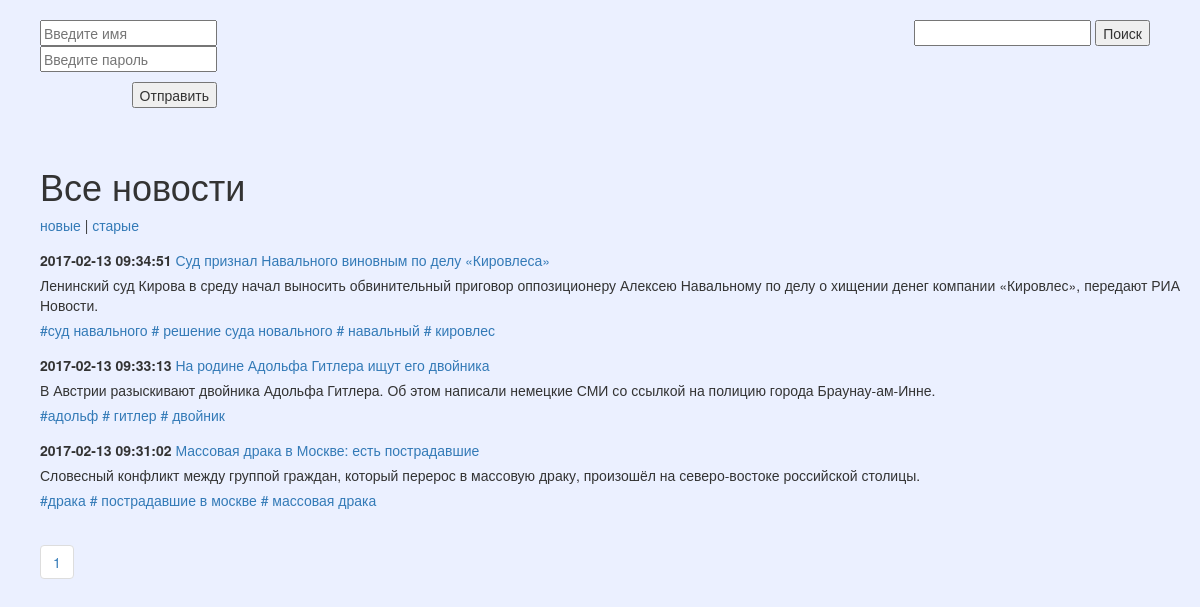
The page / on the database its author committed.
### tables this page shows
CREATE TABLE `post` (
  `post_id` bigint(20) UNSIGNED NOT NULL,
  `post_title` varchar(255) DEFAULT NULL,
  `post_min_text` text,
  `post_text` text,
  `post_create_datetime` timestamp NULL DEFAULT NULL,
  `post_update_datetime` timestamp NOT NULL DEFAULT CURRENT_TIMESTAMP ON UPDATE CURRENT_TIMESTAMP
);

### include/pagination.php (the view, shortened to what this page needs)
<?php
require_once 'db.php';
$items    = array();
$html     = NULL;
$limit    = 4;
$start    = isset($_GET['page'])   ? intval( $_GET['page'] )   : 0 ;
if ($_GET['sort'] == "new") {
	$sql = $link->query("SELECT post.* , group_concat(tag.tag_title) as tags FROM post LEFT JOIN post_to_tag USING (post_id) LEFT JOIN tag USING (tag_id) group by post.post_id  LIMIT $start,$limit ");
} else $sql = $link->query("SELECT post.* , group_concat(tag.tag_title) as tags FROM post LEFT JOIN post_to_tag USING (post_id) LEFT JOIN tag USING (tag_id) group by post.post_id DESC LIMIT $start,$limit ");
$res_select = $sql->fetchAll(PDO::FETCH_ASSOC);
if( is_array($items) ) {
    for($i=0;$i<count($res_select);$i++) { ?>
        	<div class="note">
				<p>
					<span class="date"><?=$res_select[$i]['post_create_datetime'];?></span>
					<a href="include/note.php?id=<?=$res_select[$i]['post_id']?>"><?=$res_select[$i]['post_title'];?></a>
				</p>
				<p>
					<?=$res_select[$i]['post_min_text'];?>
				</p>
				<?php if ($res_select[$i]['tags']) {
					     $value['tags'] = explode(',', $res_select[$i]['tags']);
					     foreach ($value['tags'] as $tag) {
					     	    ?>
                                  <span class="print_tag">
                                        <a href='include/posttotag.php?tag=<?=$tag?>'><?="#".$tag?></a>
                                  </span>
					     <?php  } ?>
				<?php } ?>
			</div>
     <?php
    }
}
$sql_count = $link ->query("SELECT COUNT(post_id) AS count FROM post");
$allItems_count = $sql_count->fetch(PDO::FETCH_OBJ)->count;
$pageCount = ceil( $allItems_count / $limit);
for( $i = 0; $i < $pageCount; $i++ ) {
    $html .= '<li><a href="index.php?page=' . ($i * $limit)  . '">' . ($i + 1)  . '</a></li>';
}
echo '<ul class="pagination">' . $html . '</ul>';

### index.php (shortened to what this page needs)
<?php
require_once '/include/valid.php';
?>
<!DOCTYPE html>
<html lang="ru">
	<head>
		<link rel="stylesheet" href="css/bootstrap.css">
		<link rel="stylesheet" href="css/styless.css">
	</head>
	<body>
	        <div id="login_form" style=" margin-top: 10px; margin-right: 50px; text-align: right; ">
	          <?php if (!$_SESSION['logined']):?>
                    <form action="" method="post" class="" id="reg">
                          <input type="text" name="name" placeholder="Введите имя"><br>
                          <input type="password" name="password" placeholder="Введите пароль" class=""><br>
                          <input name="sub" type="submit" value="Отправить">
                    </form>
              <?php else: echo "Добро пожаловать " . $_SESSION['user']. " ! ";?>
                    <a href='?exit' class="ex">Выход</a>
              <?php endif; ?>
            </div>
            <div id="search" style=" margin-top: 10px; margin-right: 50px; text-align: right; ">
	      	        <form method="post" action="include/search.php">
                         <input type="text" name="search_box" id="search_box" class='search_box'/>
                         <input type="submit" value="Поиск" class="search_button" /><br />
                    </form>
            </div>
		<div id="wrapper">
			<h1> </h1>
			<h1>Все новости</h1>
			<div id="sort">
				<a href="index.php?sort=old">новые</a> |
				<a href="index.php?sort=new">старые</a>
			</div>
                 <?php
                 require_once '/include/pagination.php';
                 ?>
		</div>
	</body>
</html>

### css/styless.css (style rules this page uses)
body { background-color: #EBF0FF; }
#wrapper { margin-top: 20px; padding: 20px; text-align: justify; margin-left: 20px; }
#wrapper > div { margin-bottom: 15px; }
#wrapper p { margin-bottom: 5px; }
.date { font-weight: bold; }
input[type="submit"] { margin-top:10px !important; }
#reg { position: absolute; top: 20px; left:40px; }

### rows shown on the page
post: post_create_datetime "2017-02-13 09:34:51", post_title "Суд признал Навального виновным по делу «Кировлеса»", post_min_text "Ленинский суд Кирова в среду начал выносить обвинительный приговор оппозиционеру Алексею Навальному по делу о хищении денег компании «Кировлес», передают РИА Новости.", tag "суд навального", tag "решение суда новального", tag "навальный", tag "кировлес"
post: post_create_datetime "2017-02-13 09:33:13", post_title "На родине Адольфа Гитлера ищут его двойника", post_min_text "В Австрии разыскивают двойника Адольфа Гитлера. Об этом написали немецкие СМИ со ссылкой на полицию города Браунау-ам-Инне.", tag "адольф", tag "гитлер", tag "двойник"
post: post_create_datetime "2017-02-13 09:31:02", post_title "Массовая драка в Москве: есть пострадавшие", post_min_text "Словесный конфликт между группой граждан, который перерос в массовую драку, произошёл на северо-востоке российской столицы.", tag "драка", tag "пострадавшие в москве", tag "массовая драка"
